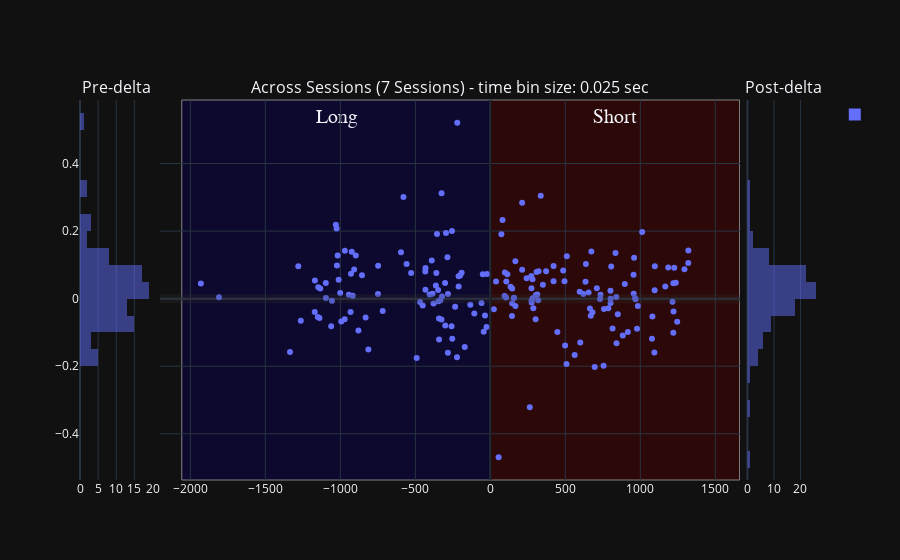

Notebook code cell kept with this figure:
### Code cell
## User non-selected:
scatter_title = f'user_approved_ripple_df Sevveral Sessions {variable_name}'
# variable_name = 'wcorr_abs_diff'
px_scatter_kwargs = {'x': 'delta_aligned_start_t', 'y': variable_name, 'title': scatter_title, 'range_y': [0.0, 1.0], 'labels': {'session_name': 'Session', 'time_bin_size': 'tbin_size'}} # , 'color': 'time_bin_size'
new_fig_ripples = plotly_pre_post_delta_scatter(data_results_df=deepcopy(user_approved_ripple_df), out_scatter_fig=None, histogram_bins=histogram_bins,
                        px_scatter_kwargs=px_scatter_kwargs, histogram_variable_name=variable_name, forced_range_y=None,
                        time_delta_tuple=(earliest_delta_aligned_t_start, 0.0, latest_delta_aligned_t_end))
new_fig_ripples

### Figure 1 — Plotly figure (JSON) as saved in the notebook; plotly's stock layout.template omitted (floating-point values rounded to 4 significant figures; data arrays with more than 128 entries replaced by an {"elided": "..."} marker saying what was removed)
{"data": [{"alignmentgroup": "True", "bingroup": "y", "hovertemplate": "count=%{x}<br>pearsonr_abs_diff=%{y}<extra></extra>", "legendgroup": "", "marker": {"color": "#636efa", "opacity": 0.5, "pattern": {"shape": ""}}, "name": "", "nbinsy": 25, "offsetgroup": "", "orientation": "h", "showlegend": true, "type": "histogram", "xaxis": "x", "y": {"elided": "197 float values"}, "yaxis": "y"}, {"hovertemplate": "delta_aligned_start_t=%{x}<br>pearsonr_abs_diff=%{y}<extra></extra>", "legendgroup": "", "marker": {"color": "#636efa", "symbol": "circle"}, "mode": "markers", "name": "", "orientation": "v", "showlegend": false, "type": "scatter", "x": {"elided": "374 float values"}, "xaxis": "x2", "y": {"elided": "374 float values"}, "yaxis": "y2"}, {"alignmentgroup": "True", "bingroup": "y", "hovertemplate": "count=%{x}<br>pearsonr_abs_diff=%{y}<extra></extra>", "legendgroup": "", "marker": {"color": "#636efa", "opacity": 0.5, "pattern": {"shape": ""}}, "name": "", "nbinsy": 25, "offsetgroup": "", "orientation": "h", "showlegend": false, "type": "histogram", "xaxis": "x3", "y": {"elided": "177 float values"}, "yaxis": "y3"}], "layout": {"annotations": [{"font": {"size": 16}, "showarrow": false, "text": "Pre-delta", "x": 0.049, "xanchor": "center", "xref": "paper", "y": 1, "yanchor": "bottom", "yref": "paper"}, {"font": {"size": 16}, "showarrow": false, "text": "Across Sessions (7 Sessions) - time bin size: 0.025 sec", "x": 0.5, "xanchor": "center", "xref": "paper", "y": 1, "yanchor": "bottom", "yref": "paper"}, {"font": {"size": 16}, "showarrow": false, "text": "Post-delta", "x": 0.951, "xanchor": "center", "xref": "paper", "y": 1, "yanchor": "bottom", "yref": "paper"}], "barmode": "overlay", "shapes": [{"line": {"color": "rgba(0.2,0.2,0.2,.25)", "width": 9}, "type": "line", "x0": 0, "x1": 1, "xref": "x2 domain", "y0": 0, "y1": 0, "yref": "y2"}, {"line": {"color": "rgba(0,0,0,.25)", "width": 3}, "type": "line", "x0": 0, "x1": 0, "xref": "x2", "y0": 0, "y1": 1, "yref": "y2 domain"}, {"fillcolor": "#0b0049", "label": {"font": {"family": "Times New Roman", "size": 20}, "text": "Long", "textposition": "top center"}, "layer": "below", "line": {"width": 1}, "opacity": 0.5, "type": "rect", "x0": -2057.0, "x1": 0, "xref": "x2", "y0": 0, "y1": 1, "yref": "y2 domain"}, {"fillcolor": "#490000", "label": {"font": {"family": "Times New Roman", "size": 20}, "text": "Short", "textposition": "top center"}, "layer": "below", "line": {"width": 1}, "opacity": 0.5, "type": "rect", "x0": 0, "x1": 1662.0, "xref": "x2", "y0": 0, "y1": 1, "yref": "y2 domain"}], "xaxis": {"anchor": "y", "domain": [0, 0.098]}, "xaxis2": {"anchor": "y2", "domain": [0.108, 0.892]}, "xaxis3": {"anchor": "y3", "domain": [0.902, 1]}, "yaxis": {"anchor": "x", "domain": [0, 1]}, "yaxis2": {"anchor": "x2", "domain": [0, 1], "matches": "y", "showticklabels": false}, "yaxis3": {"anchor": "x3", "domain": [0, 1], "matches": "y", "showticklabels": false}}}
